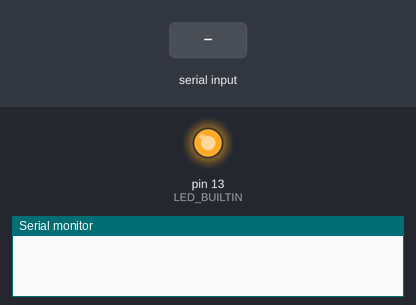
This sketch was run on a simulated Arduino Leonardo, built with avr-gcc and run on an emulated ATmega32U4. Parts: output pins drawn as LEDs (lit = HIGH), the last lines printed to the serial monitor. The test bench sets the inputs (shaded band).

Above: at 1.2 s.
1.3 s: "90,45\n" received over Serial
At 5.4 s:
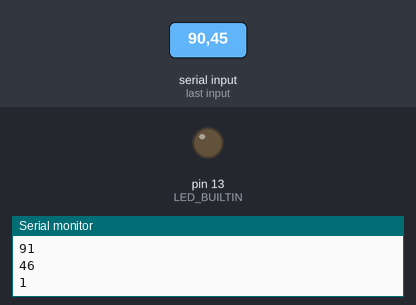
Timing chart, 0 to 11.5 s (numbered marks = the images above; inputs shaded):
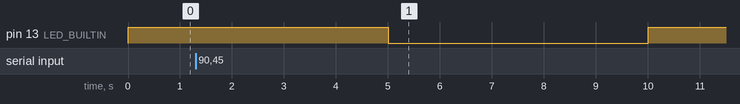

The sketch:

sketch_mar24e.ino
```cpp
#include "Scheduler.h"
#include <MFRC522.h>

void setup() {
  // put your setup code here, to run once:
  Serial.begin(9600);
  pinMode(LED_BUILTIN, OUTPUT);

  Scheduler.startLoop(loop2);
}

void loop() {
  digitalWrite(LED_BUILTIN, HIGH);   // turn the LED on (HIGH is the voltage level)
  delay(5000);                       // wait for a second
  digitalWrite(LED_BUILTIN, LOW);    // turn the LED off by making the voltage LOW
  delay(5000);

}

void loop2() {
  if (Serial.available() > 0) {
    int data = Serial.parseInt();
    data++;
    Serial.println(data);
  }
  yield();
}
```
